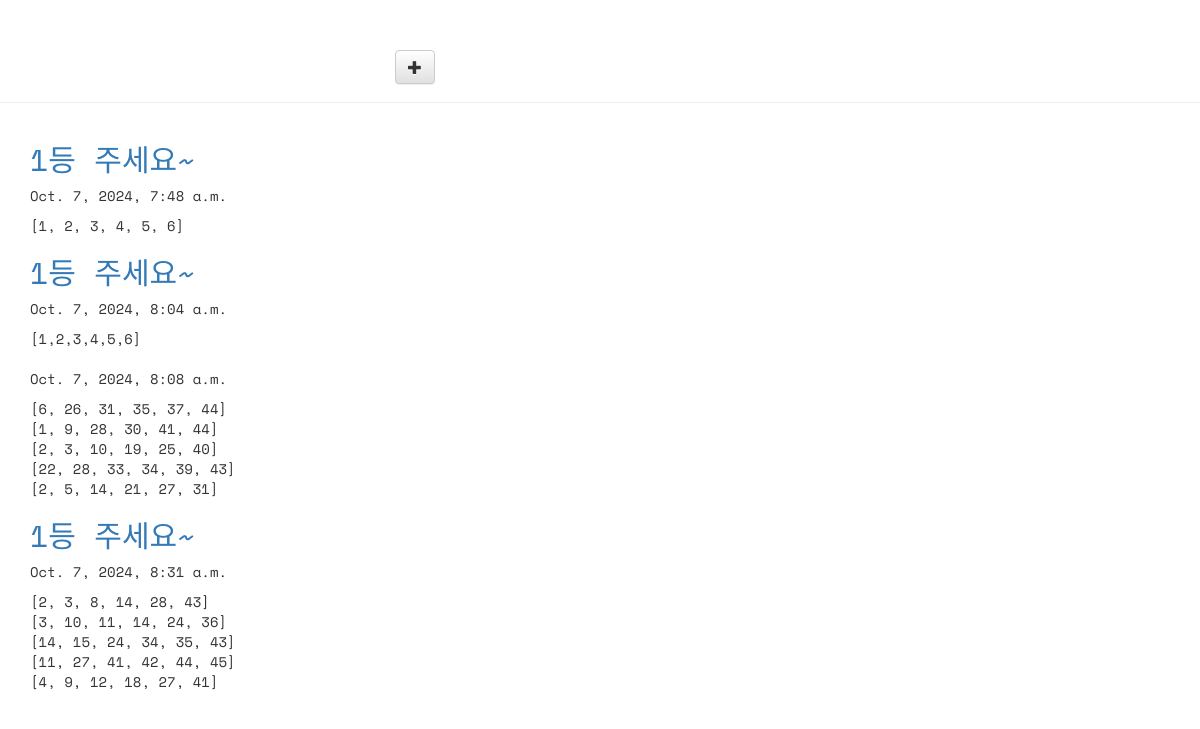
The page / on the database its author committed.
### lotto/models.py (models this page shows, shortened)
class GuessNumbers(models.Model) :
    name = models.CharField(max_length=24)
    text = models.CharField(max_length=255)
    lottos = models.CharField(max_length=255, default='[1,2,3,4,5,6]')
    num_lotto = models.IntegerField(default=5)
    update_date = models.DateTimeField()

### lotto/views.py (the view)
# urls.py: path('', views.index), #lotto  > views.py 파일의 index() 함수 호출
def index(request):
 lottos = GuessNumbers.objects.all() # DB에 저장된 GuessNumbers 객체 모두를 가져온다.
 return render(request, 'lotto/default.html', {'lottos':lottos})

### lotto/templates/lotto/default.html (shortened to what this page needs)
<!DOCTYPE html>
{% load static %}
<html lang="ko">
<head>
 <link rel="stylesheet" href="//maxcdn.bootstrapcdn.com/bootstrap/3.2.0/css/bootstrap.min.css"> <link rel="stylesheet" href="//maxcdn.bootstrapcdn.com/bootstrap/3.2.0/css/bootstrap-theme.min.css">
 <link rel="stylesheet" href="{% static 'css/lotto.css' %}">
</head>
<body>
 <div class="page-header">
 <h1>
     <a href="{% url 'new_lotto' %}">
     <span class="glyphicon glyphicon-plus btn btn-default"></span>
     </a>
     </h1>
 </div>
 <div class="container lotto">
    {% for lotto in lottos %}
    <h2><a href="{% url 'detail' lottokey=lotto.pk %}">{{lotto.text}}</a></h2>
    <p>{{ lotto.update_date }}</p>
    <p>{{ lotto.lottos | linebreaksbr }}</p>
    {% endfor %}
 </div>
</body>
</html>

### lotto/static/css/lotto.css (style rules this page uses)
.page-header h1 { color: #FFFFFF; }
.container { font-family: 'Space Mono', monospace; }
.container h2 { color: #b9f442; }

### rows shown on the page
GuessNumbers: text "1등 주세요~", update_date "Oct. 7, 2024, 7:48 a.m.", lottos "[1, 2, 3, 4, 5, 6]"
GuessNumbers: text "1등 주세요~", update_date "Oct. 7, 2024, 8:04 a.m.", lottos "[1,2,3,4,5,6]"
GuessNumbers: update_date "Oct. 7, 2024, 8:08 a.m.", lottos "[6, 26, 31, 35, 37, 44] [1, 9, 28, 30, 41, 44] [2, 3, 10, 19, 25, 40] [22, 28, 33, 34, 39, 43] [2, 5, 14, 21, 27, 31]"
GuessNumbers: text "1등 주세요~", update_date "Oct. 7, 2024, 8:31 a.m.", lottos "[2, 3, 8, 14, 28, 43] [3, 10, 11, 14, 24, 36] [14, 15, 24, 34, 35, 43] [11, 27, 41, 42, 44, 45] [4, 9, 12, 18, 27, 41]"
